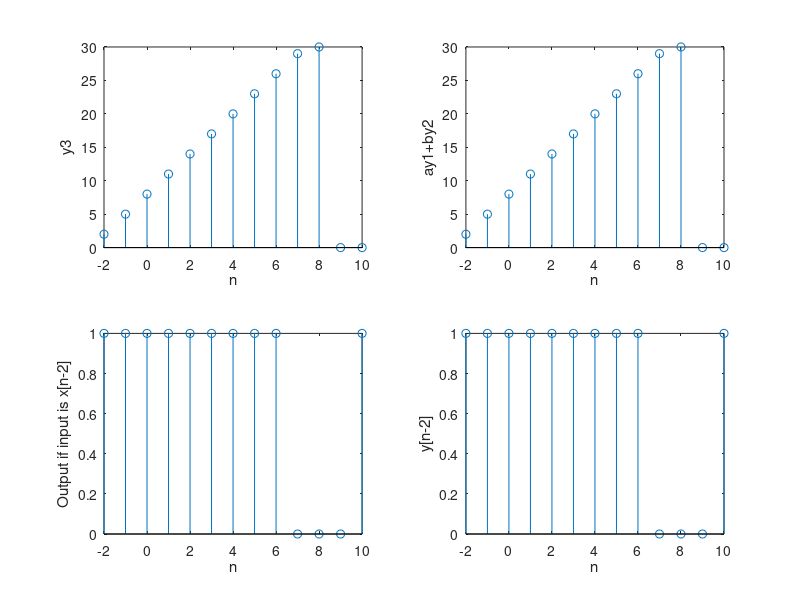

Recreate this plot in MATLAB.
n = -2:10;

un = n>=0;
un10 = n>=10;

x1 = un - un10;

n1 = 0:10;
x2 = n1;
x2 = [zeros(1,2) x2];

a = 2;
b = 3;

xin = a*x1 + b*x2;

y = circshift(xin,-2);

y1 = a*circshift(x1,-2) + b*circshift(x2,-2);

subplot(2,2,1)
stem(n,y);
xlabel('n');
ylabel('y3');

subplot(2,2,2)
stem(n,y1);
xlabel('n');
ylabel('ay1+by2');

%shifted version of x1 by one unit
x3 = circshift(x1,-1);
%Output1
y3 = circshift(x3,-2);
%Output when x1 is given as input
y4 = circshift(x1,-2);
%Shifting output by one unit
y5 = circshift(y4,-1);%Output2

subplot(2,2,3)
stem(n,y3);
xlabel('n');
ylabel('Output if input is x[n-2]');

subplot(2,2,4)
stem(n,y5);
xlabel('n');
ylabel('y[n-2]');
